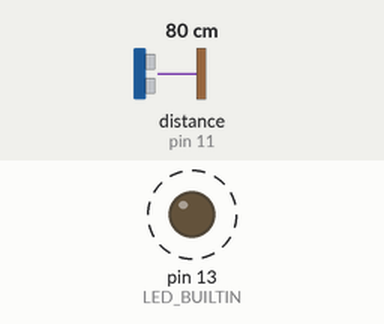
This sketch was run on a simulated Arduino Uno, built with avr-gcc and run on an emulated ATmega328P. Parts: output pins drawn as LEDs (lit = HIGH). Dashed ring = blinking. Inputs (shaded band) come from the test bench; at power-on: distance to the obstacle (sensor on pin 11) 80 cm. The echo pulse lasts 58.3 µs per cm; what the sketch prints to the serial monitor is not drawn.

Above: at 0.79 s.
1.3 s: distance to the obstacle (sensor on pin 11) set to 2 cm
At 1.47 s:
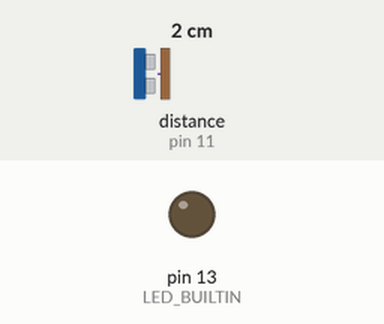
At 1.97 s:
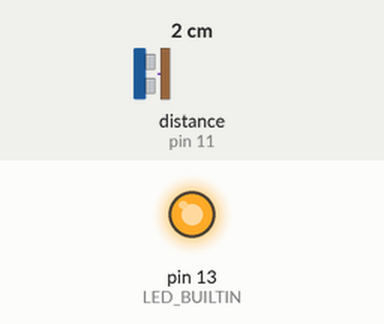
4.3 s: distance to the obstacle (sensor on pin 11) set to 18 cm
Timing chart, 0 to 58.3 s (numbered marks = the images above; inputs shaded):
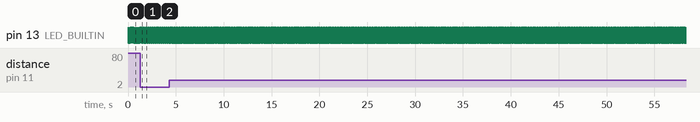

The sketch:

NewPing.ino
```cpp
#include <NewPing.h>
#define TRIGGER_PIN 12
#define ECHO_PIN 11
#define MAX_DISTANCE 200
NewPing myHCSR04(TRIGGER_PIN, ECHO_PIN, MAX_DISTANCE);
void setup()
{
	Serial.begin(9600);
	pinMode(LED_BUILTIN, OUTPUT);
}

void loop()
{
	int cm = myHCSR04.ping_cm();
	Serial.println(cm);
	if (cm < 10)
	{
		digitalWrite(LED_BUILTIN, HIGH);
		delay(100);
		digitalWrite(LED_BUILTIN, LOW);
		delay(100);
	}
	else
	{
		digitalWrite(LED_BUILTIN, HIGH);
		delay(10);
		digitalWrite(LED_BUILTIN, LOW);
		delay(10);
	}
}
```

Measured:
- after the input at 4.3 s, pin 13 (LED_BUILTIN): alternates HIGH for 0.01 s and LOW for 0.01 s, starting after 0.05 s
